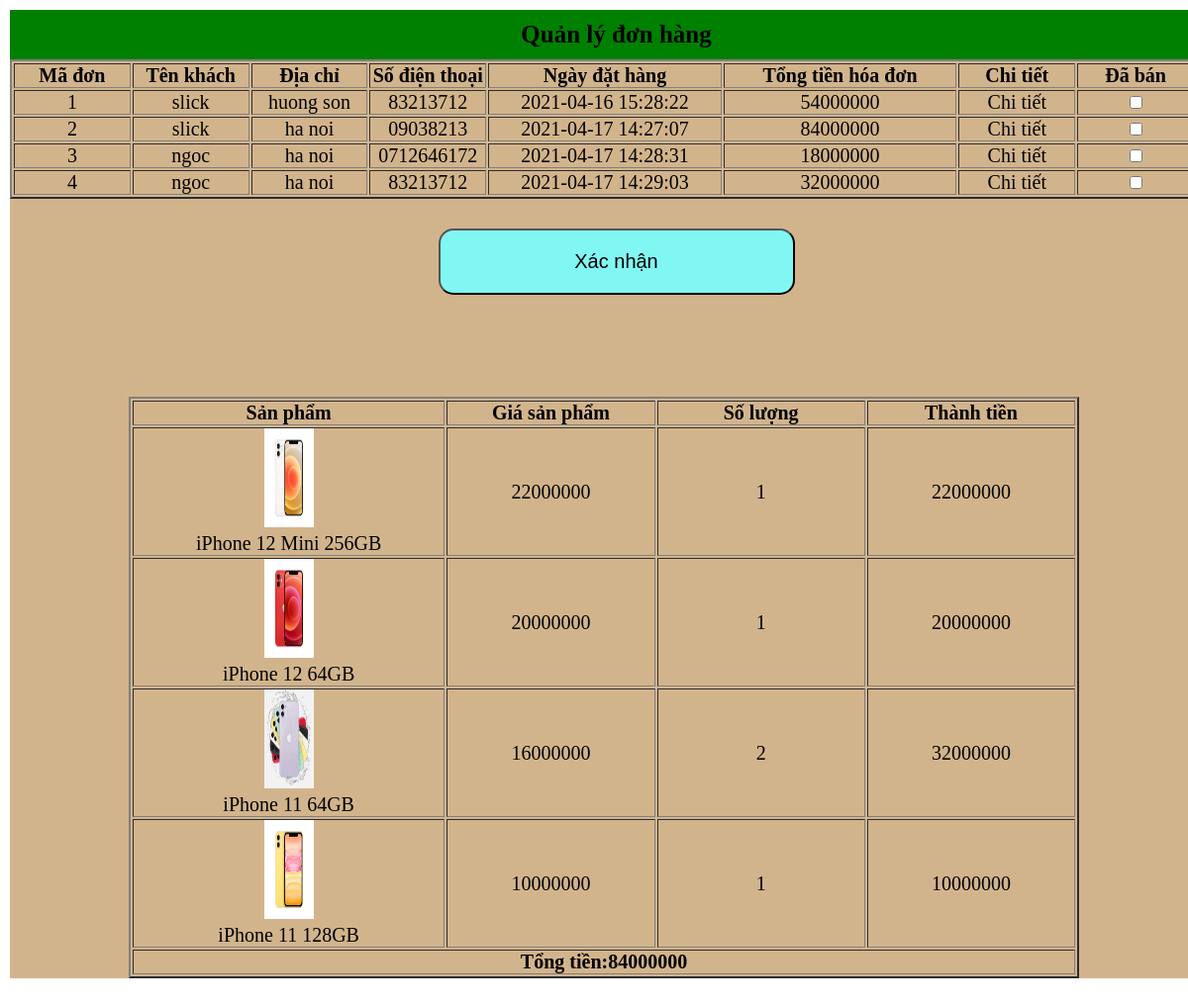
/quanLyDH.php?detail=2, run on the app's committed database.
### tables this page shows
CREATE TABLE `hoa_don` (
  `ma_hd` varchar(10) NOT NULL,
  `user` varchar(100) NOT NULL,
  `dia_chi` varchar(100) NOT NULL,
  `sdt` varchar(10) NOT NULL,
  `ngay_mua` datetime NOT NULL DEFAULT current_timestamp(),
  `tong_tien` bigint(20) UNSIGNED NOT NULL,
  `da_ban` int(11) DEFAULT NULL
);

CREATE TABLE `chi_tiet_hoa_don` (
  `ma_hd` varchar(10) NOT NULL,
  `ma_sp` varchar(10) NOT NULL,
  `so_luong` int(10) UNSIGNED NOT NULL,
  `giasp` int(11) UNSIGNED NOT NULL,
  `thanh_tien` int(10) UNSIGNED NOT NULL
);

CREATE TABLE `san_pham` (
  `ma_sp` varchar(6) NOT NULL,
  `ten_sp` varchar(100) NOT NULL,
  `ma_loai` varchar(50) NOT NULL,
  `da_ban` int(11) NOT NULL,
  `gia_sp` int(11) UNSIGNED NOT NULL,
  `hinh_anh_1` text DEFAULT NULL,
  `hinh_anh_2` text DEFAULT NULL,
  `hinh_anh_3` text DEFAULT NULL,
  `noi_dung_1` text DEFAULT NULL,
  `noi_dung_2` text DEFAULT NULL,
  `noi_dung_3` text DEFAULT NULL
);

### xulymenu.php (called while the page is built, shortened)
	<?php
function getDB($query){
	$connection = mysqli_connect("localhost", "root", "", "dinhquangdao");
	$result = mysqli_query($connection, $query);
	if ($result){
		return $result;
	}
	else{
		return false;
	}
}
	?>

### quanLyDH.php (the view, shortened to what this page needs)
<!DOCTYPE html>
<html>
<?php
	include 'xulymenu.php';
?>
<head>
	<link rel="stylesheet" type="text/css" href="layout.css">
</head>
<body>
	<form action="#" method="POST" enctype="multipart/form-data">
	<?php
		$tongTien="";
		$detail="";
		if (isset($_REQUEST['detail'])){
			$detail=$_REQUEST['detail'];
		}
	?>
	<div class="NoiDung" style="width: 100%">
		<div class="contentGT" style="width: 100%">
		<div class="titleGT" style="line-height: 2">
				Quản lý đơn hàng
			</div>
		<div class="detailGT">
		<div class="content" style="width: 100%">
    	<table border="2" style="width: 100%;text-align: center;font-size: 20px" >
    		<tr>
    			<th>Mã đơn</th>
    			<th>Tên khách</th>
    			<th>Địa chỉ</th>
    			<th>Số điện thoại</th>
    			<th>Ngày đặt hàng</th>
    			<th>Tổng tiền hóa đơn</th>
    			<th>Chi tiết</th>
    			<th>Đã bán</th>
    		</tr>
    		<?php
				$data=getDB("select * from hoa_don");
			    while ($data1=mysqli_fetch_array($data)){
			    	?>
			    	<tr>
			    		<td width="10%"><?php echo $data1[0]?></td>
			    		<td width="10%"><?php echo $data1[1]?></td>
				    	<td width="10%"><?php echo $data1[2]?></td>
				    	<td width="10%"><?php echo $data1[3]?></td>
				    	<td width="20%"><?php echo $data1[4]?></td>
				    	<td width="20%"><?php echo $data1[5]?></td>
				    	<td width="10%"><a href="?detail=<?php echo $data1[0]?>" >Chi tiết</a></td>
				    	<td width="10%"><input type="checkbox" name="DaBan[]" value="<?php echo $data1[0] ?>" <?php if ($data1[6]==1) {
				    		echo("checked");} ?> >
				    	</td>
			    	</tr>
			    	<?php
			    }
    		?>
    	</table>
    </div>
    <div style="min-height: 200px" align="center">
    	<input type="submit" name="xacnhanDaBan" value="Xác nhận" id="them" style="margin-top: 30px">
    </div>
    <div class="content" style="margin-bottom: 100px">
		<div class="content" style="width: 100%">
    	<table border="2" style="width: 100%;text-align: center;font-size: 20px" >
    		<tr>
    			<th>Sản phẩm</th>
    			<th>Giá sản phẩm</th>
    			<th>Số lượng</th>
    			<th>Thành tiền</th>
    		</tr>
    		<?php
    		if ($detail!=""){
    			$data=getDB("select san_pham.hinh_anh_1, san_pham.ma_sp, san_pham.ten_sp, san_pham.gia_sp, chi_tiet_hoa_don.so_luong, chi_tiet_hoa_don.thanh_tien, hoa_don.tong_tien from chi_tiet_hoa_don,hoa_don,san_pham where chi_tiet_hoa_don.ma_hd=$detail and san_pham.ma_sp=chi_tiet_hoa_don.ma_sp and chi_tiet_hoa_don.ma_hd=hoa_don.ma_hd");
			    while ($data1=mysqli_fetch_array($data)){
			    	$tongTien=$data1[6];
			    	?>
			    	<tr>
			    		<td width="30%">
			    			<img style="height: 100px;width: 50px" src="<?php echo $data1[0]?>"><br>
			    			<?php echo $data1[2]; ?>
			    		</td>
				    	<td width="20%"><?php echo $data1[3]?></td>
				    	<td width="20%"><?php echo $data1[4]?></td>
				    	<td width="20%"><?php echo $data1[5]?></td>
			    	</tr>
			    	<?php
			    }
    		}
    		?>
    		<tr>
    			<th colspan="4">Tổng tiền:<?php echo $tongTien;?> </th>
    		</tr>
    	</table>
    	</div>
	</div>
</div>
</div>
</div>
		</form>
</body>
</html>

### layout.css (style rules this page uses)
* { padding: 0px; margin: 0px; }
.content { width: 80%; margin: 0px auto; }
.NoiDung { width: 80%; margin: 10px auto; height: auto; font-size: 25px; text-indent: 25px; }
.contentGT { float: left; width: 75%; margin-left: 10px; min-height: 400px; }
.titleGT { width: 100%; min-height: 50px; background-color: green; font-weight: bold; text-align: center; }
.detailGT { width: 100%; min-height: 350px; background-color: tan; }

### quanLyDH.php (style rules this page uses)
a { text-decoration: none; }
a:visited, a:link { color: black; }
#them { padding: 20px; width: 30%; font-size: 20px; border-radius: 15px; background-color: #81F7F3; margin-bottom: 10px }

### data on the page
hoa_don: ma_hd "1", user "slick", dia_chi "huong son", sdt "83213712", ngay_mua "2021-04-16 15:28:22", tong_tien "54000000"
hoa_don: ma_hd "2", user "slick", dia_chi "ha noi", sdt "09038213", ngay_mua "2021-04-17 14:27:07", tong_tien "84000000"
hoa_don: ma_hd "3", user "ngoc", dia_chi "ha noi", sdt "0712646172", ngay_mua "2021-04-17 14:28:31", tong_tien "18000000"
hoa_don: ma_hd "4", user "ngoc", dia_chi "ha noi", sdt "83213712", ngay_mua "2021-04-17 14:29:03", tong_tien "32000000"
chi_tiet_hoa_don: shows a picture, ma_sp.ten_sp "iPhone 12 Mini 256GB", ma_sp.gia_sp "22000000", so_luong "1", thanh_tien "22000000"
chi_tiet_hoa_don: shows a picture, ma_sp.ten_sp "iPhone 12 64GB", ma_sp.gia_sp "20000000", so_luong "1", thanh_tien "20000000"
chi_tiet_hoa_don: shows a picture, ma_sp.ten_sp "iPhone 11 64GB", ma_sp.gia_sp "16000000", so_luong "2", thanh_tien "32000000"
chi_tiet_hoa_don: shows a picture, ma_sp.ten_sp "iPhone 11 128GB", ma_sp.gia_sp "10000000", so_luong "1", thanh_tien "10000000"
